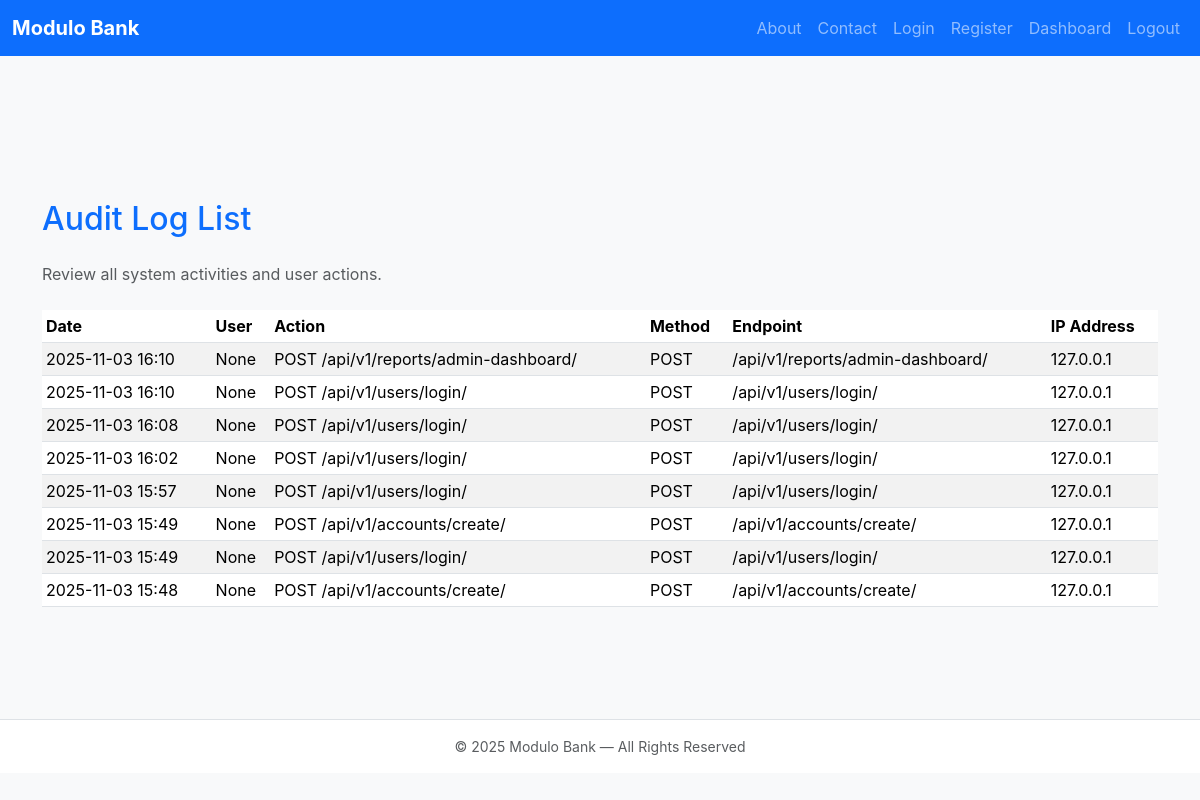
Before: /audit/ (signed in) with the older database file.
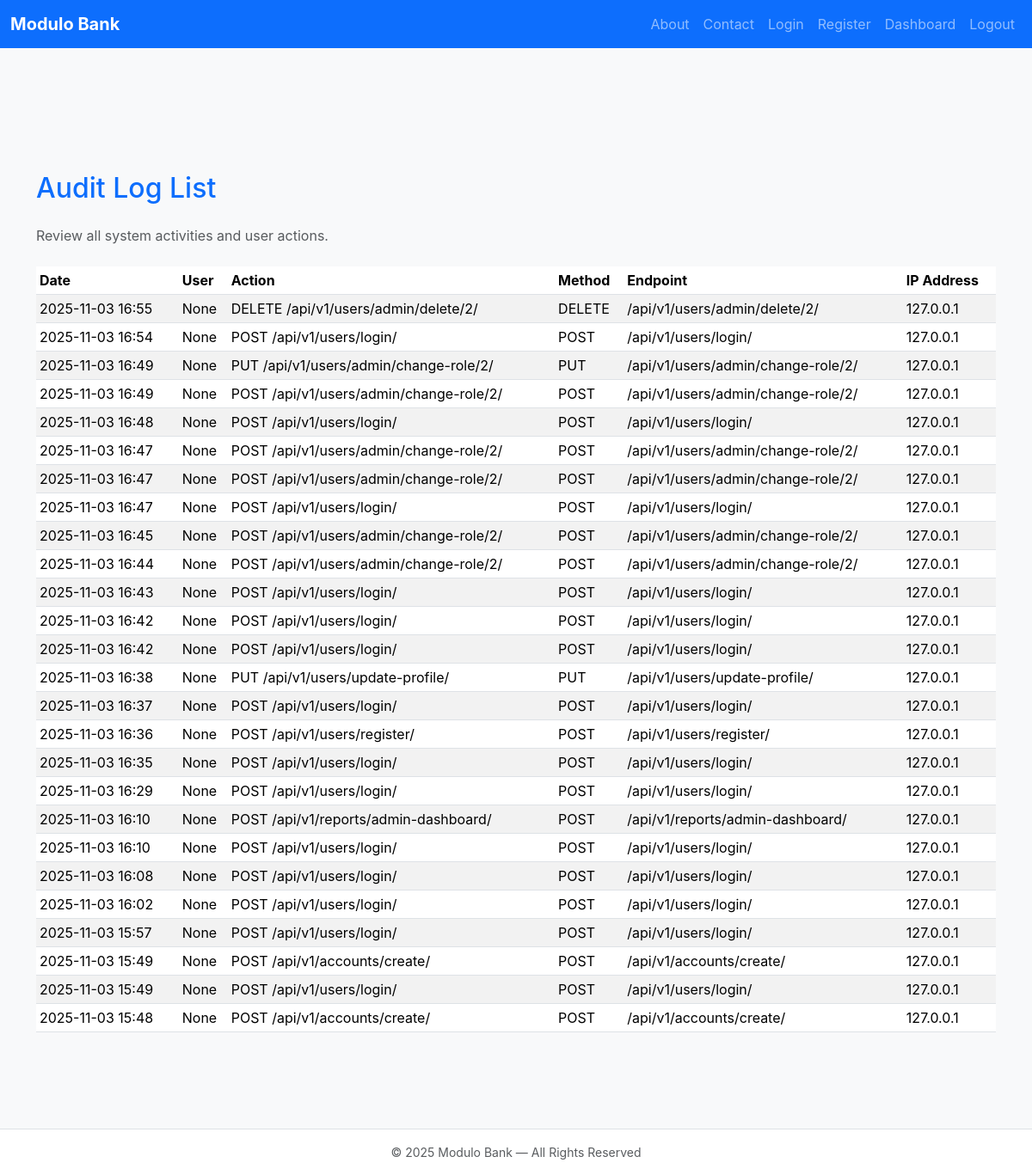
After: the same page with the newer database file.
### apps/audit/models.py (models this page shows, shortened)
class AuditLog(models.Model):
    id = models.UUIDField(primary_key=True, default=uuid.uuid4, editable=False)
    user = models.ForeignKey(User, on_delete=models.SET_NULL, null=True, blank=True)
    action = models.CharField(max_length=255)
    details = models.TextField(blank=True, null=True)
    method = models.CharField(max_length=10, blank=True, null=True)
    endpoint = models.CharField(max_length=255, null=True, blank=True)
    ip_address = models.GenericIPAddressField(null=True, blank=True)
    created_at = models.DateTimeField(auto_now_add=True)
    class Meta:
        ordering = ['-created_at']

### apps/pages/views.py (the view)
# urls.py: path('audit/', views.audit_logs_page, name='audit-logs'),
@login_required(login_url='/login/')
@user_passes_test(lambda u: u.is_staff)
def audit_logs_page(request):
    audit_logs = AuditLog.objects.all().order_by('-created_at')[:100]  # latest 100 logs
    return render(request, 'audit/audit_logs.html', {'audit_logs': audit_logs})

### templates/audit/audit_logs.html (shortened to what this page needs)
{% extends "base.html" %}
{% block content %}
<section class="container py-5">
  <h2 class="text-primary mb-4">Audit Log List</h2>
  <p class="text-muted mb-4">Review all system activities and user actions.</p>
  <table class="table table-striped table-sm">
    <thead>
      <tr>
        <th>Date</th>
        <th>User</th>
        <th>Action</th>
        <th>Method</th>
        <th>Endpoint</th>
        <th>IP Address</th>
      </tr>
    </thead>
    <tbody>
      {% for log in audit_logs %}
      <tr>
        <td>{{ log.created_at|date:"Y-m-d H:i" }}</td>
        <td>{{ log.user }}</td>
        <td>{{ log.action }}</td>
        <td>{{ log.method }}</td>
        <td>{{ log.endpoint }}</td>
        <td>{{ log.ip_address }}</td>
      </tr>
      {% empty %}
      <tr>
        <td colspan="6" class="text-center text-muted">No audit logs yet</td>
      </tr>
      {% endfor %}
    </tbody>
  </table>
</section>
{% endblock %}

Changed rows visible on the page:
added AuditLog: created_at "2025-11-03 16:55", user "None", action "DELETE /api/v1/users/admin/delete/2/", method "DELETE", endpoint "/api/v1/users/admin/delete/2/", ip_address "127.0.0.1"
added AuditLog: created_at "2025-11-03 16:54", user "None", action "POST /api/v1/users/login/", method "POST", endpoint "/api/v1/users/login/", ip_address "127.0.0.1"
added AuditLog: created_at "2025-11-03 16:49", user "None", action "PUT /api/v1/users/admin/change-role/2/", method "PUT", endpoint "/api/v1/users/admin/change-role/2/", ip_address "127.0.0.1"
added AuditLog: created_at "2025-11-03 16:49", user "None", action "POST /api/v1/users/admin/change-role/2/", method "POST", endpoint "/api/v1/users/admin/change-role/2/", ip_address "127.0.0.1"
added AuditLog: created_at "2025-11-03 16:48", user "None", action "POST /api/v1/users/login/", method "POST", endpoint "/api/v1/users/login/", ip_address "127.0.0.1"
added AuditLog: created_at "2025-11-03 16:47", user "None", action "POST /api/v1/users/admin/change-role/2/", method "POST", endpoint "/api/v1/users/admin/change-role/2/", ip_address "127.0.0.1"
added AuditLog: created_at "2025-11-03 16:47", user "None", action "POST /api/v1/users/admin/change-role/2/", method "POST", endpoint "/api/v1/users/admin/change-role/2/", ip_address "127.0.0.1"
added AuditLog: created_at "2025-11-03 16:47", user "None", action "POST /api/v1/users/login/", method "POST", endpoint "/api/v1/users/login/", ip_address "127.0.0.1"
added AuditLog: created_at "2025-11-03 16:45", user "None", action "POST /api/v1/users/admin/change-role/2/", method "POST", endpoint "/api/v1/users/admin/change-role/2/", ip_address "127.0.0.1"
added AuditLog: created_at "2025-11-03 16:44", user "None", action "POST /api/v1/users/admin/change-role/2/", method "POST", endpoint "/api/v1/users/admin/change-role/2/", ip_address "127.0.0.1"
added AuditLog: created_at "2025-11-03 16:43", user "None", action "POST /api/v1/users/login/", method "POST", endpoint "/api/v1/users/login/", ip_address "127.0.0.1"
added AuditLog: created_at "2025-11-03 16:42", user "None", action "POST /api/v1/users/login/", method "POST", endpoint "/api/v1/users/login/", ip_address "127.0.0.1"
added AuditLog: created_at "2025-11-03 16:42", user "None", action "POST /api/v1/users/login/", method "POST", endpoint "/api/v1/users/login/", ip_address "127.0.0.1"
added AuditLog: created_at "2025-11-03 16:38", user "None", action "PUT /api/v1/users/update-profile/", method "PUT", endpoint "/api/v1/users/update-profile/", ip_address "127.0.0.1"
added AuditLog: created_at "2025-11-03 16:37", user "None", action "POST /api/v1/users/login/", method "POST", endpoint "/api/v1/users/login/", ip_address "127.0.0.1"
added AuditLog: created_at "2025-11-03 16:36", user "None", action "POST /api/v1/users/register/", method "POST", endpoint "/api/v1/users/register/", ip_address "127.0.0.1"
added AuditLog: created_at "2025-11-03 16:35", user "None", action "POST /api/v1/users/login/", method "POST", endpoint "/api/v1/users/login/", ip_address "127.0.0.1"
added AuditLog: created_at "2025-11-03 16:29", user "None", action "POST /api/v1/users/login/", method "POST", endpoint "/api/v1/users/login/", ip_address "127.0.0.1"
